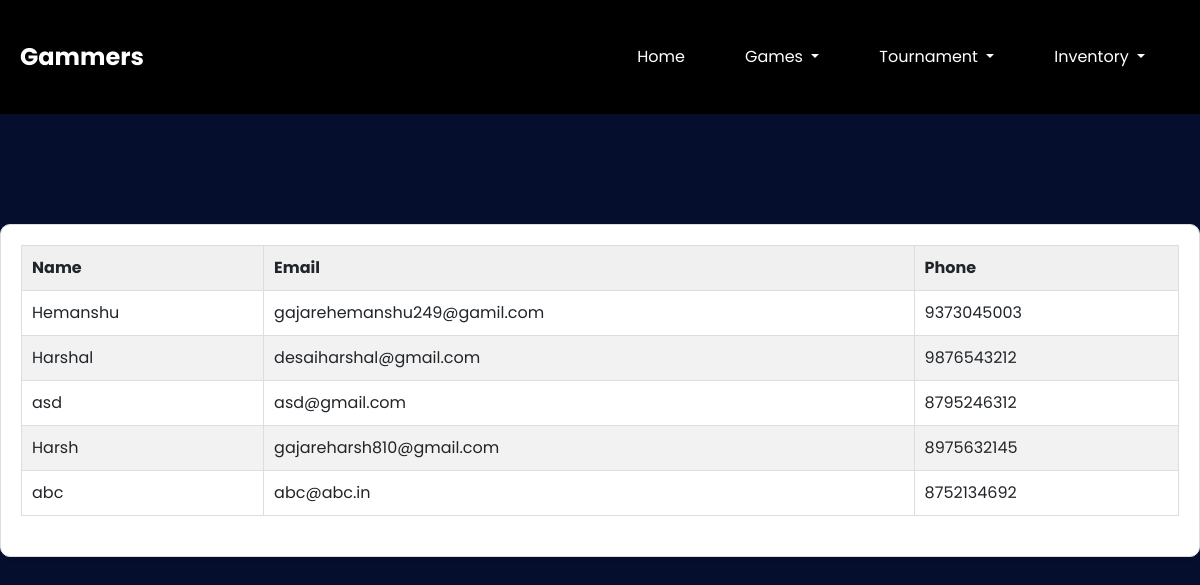
The page /users.php on the database its author committed.
### tables this page shows
CREATE TABLE IF NOT EXISTS `users` (
  `id` int NOT NULL AUTO_INCREMENT,
  `uname` varchar(255) NOT NULL,
  `pass` varchar(255) NOT NULL,
  `email` varchar(255) NOT NULL,
  `phone` bigint DEFAULT NULL,
  PRIMARY KEY (`id`)
);

### users.php (the view, shortened to what this page needs)
<?php
$conn = mysqli_connect("localhost", "root", "", "gamecafe");
$sql = "SELECT * FROM users";
$result = mysqli_query($conn, $sql);
?>
<!DOCTYPE html>
<html lang="en">
<head>
    <link rel="stylesheet" href="https://cdn.jsdelivr.net/npm/bootstrap@4.6.0/dist/css/bootstrap.min.css">
    <link rel="stylesheet" href="https://cdn.jsdelivr.net/npm/bootstrap-icons@1.4.1/font/bootstrap-icons.css">
    <link rel="stylesheet" href="Hstyle.css">
</head>
<body >
    <header
        style="background-color: black; padding: 20px; display: flex; justify-content: space-between; align-items: center;">
        <a href="#" class="logo" style="color: #fff; font-size: 24px; font-weight: bold;">Gammers</a>
        <ul class="nav">
            <li><a href="admin.php">Home</a></li>
            <li class="dropdown">
                <a href="#" class="dropdown-toggle" onclick="toggleDropdown(event)">Games </a>
            </li>
            <li class="dropdown">
                <a href="#" class="dropdown-toggle" onclick="toggleDropdown(event)">Tournament </a>
            </li>
            <li class="dropdown">
                <a href="#" class="dropdown-toggle" onclick="toggleDropdown(event)">Inventory </a>
            </li>
        </ul>
    </header>
    <br>
    <div class="container">
        <?php
        if ($result) {
            echo "<table class='table table-striped table-bordered table-hover'>";
            echo "<tr><th>Name</th><th>Email</th><th>Phone</th></tr>";
            while ($row = mysqli_fetch_assoc($result)) {
                echo "<tr><td>" . $row["uname"] . "</td><td>" . $row["email"] . "</td><td>" . $row["phone"] . "</td></tr>";
            }
            echo "</table>";
        } else {
            echo "Error: " . mysqli_error($conn);
        }
        ?>
    </div>
</body>
</html>

### Hstyle.css (style rules this page uses)
* { margin: 0; padding: 0; box-sizing: border-box; font-family: 'Poppins',sans-serif; }
body { background: #050e2d; }
header { position: fixed; top: 0; left: 0; width: 100%; padding: 7px 80px; display: flex; justify-content: space-between; align-items: center; transition: 0.5s; z-index: 1000; }
header .logo { position: relative; color: #fff; text-decoration: none; font-size: 2em; font-weight: 700; }
header .nav { display: flex; justify-content: right; align-items: center; }
header ul li { list-style: none; margin: 10px; }
header ul li a { color: #fff; text-decoration: none; padding: 10px 20px; border-radius: 5px; }

### users.php (style rules this page uses)
body { font-family: Arial, sans-serif; margin: 0; padding: 0; }
.container { max-width: 1200px; margin: 200px auto; padding: 20px; background-color: #fff; border: 1px solid #ddd; box-shadow: 0 2px 4px rgba(0, 0, 0, 0.1); border-radius: 10px; }
.container .table { margin-bottom: 20px; border-collapse: collapse; width: 100%; }
.container .table th, .container .table td { padding: 10px; border: 1px solid #ddd; text-align: left; }
.container .table th { background-color: #f0f0f0; }
.nav { list-style-type: none; padding: 0; margin: 0; display: flex; justify-content: space-between; align-items: center; }
.nav li { position: relative; margin-right: 20px; }
.nav a { text-decoration: none; padding: 15px; display: block; color: #fff; }

### rows shown on the page
users: uname "Hemanshu", email "gajarehemanshu249@gamil.com", phone "9373045003"
users: uname "Harshal", email "desaiharshal@gmail.com", phone "9876543212"
users: uname "asd", email "asd@gmail.com", phone "8795246312"
users: uname "Harsh", email "gajareharsh810@gmail.com", phone "8975632145"
users: uname "abc", email "abc@abc.in", phone "8752134692"
